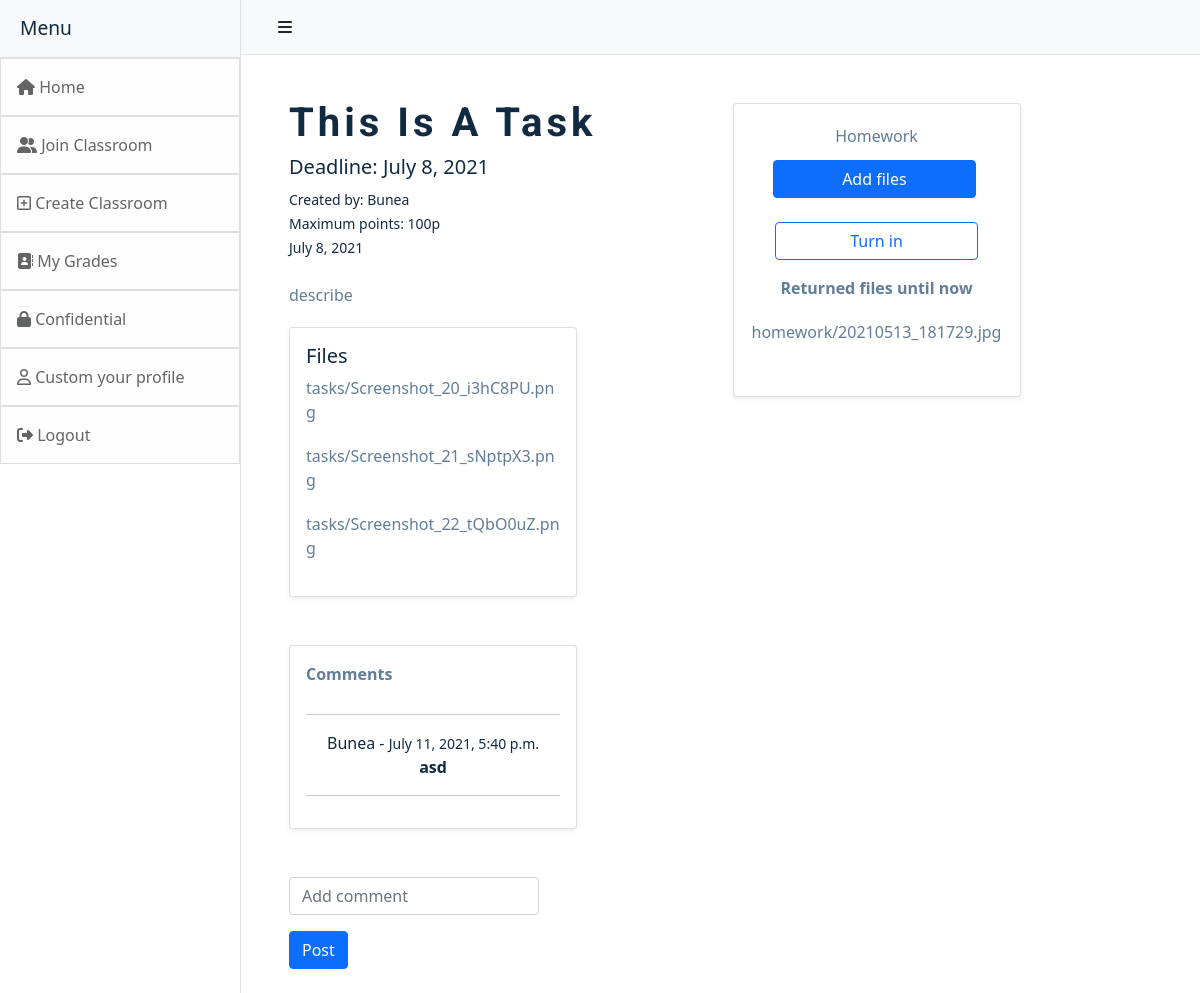
/task/23 (signed in), run on an earlier commit of the app's database.
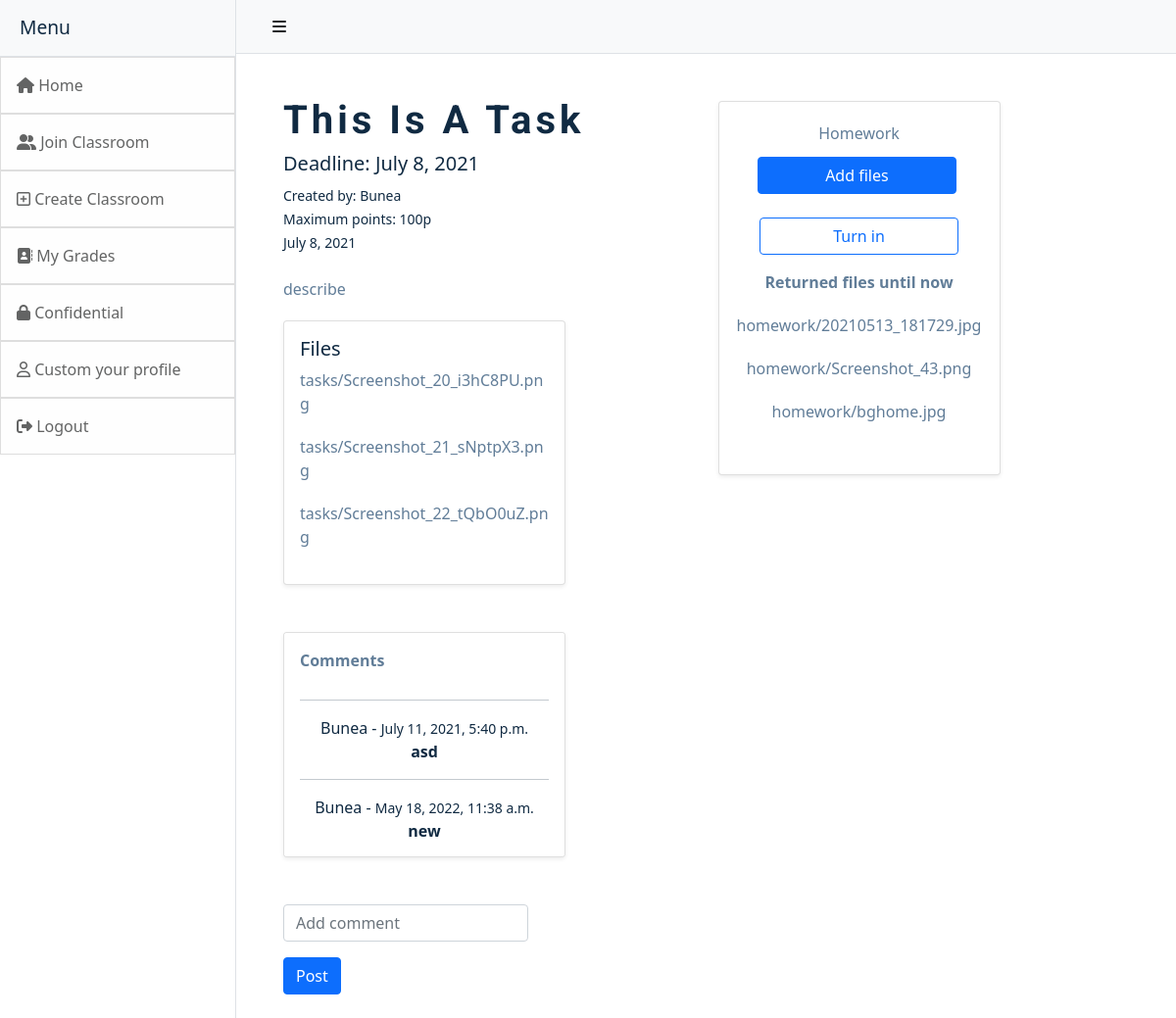
And on a later commit of the database.
### classroom/models.py (models this page shows)
class UploadTaskFiles(models.Model):
    file = models.FileField(blank=True,upload_to='tasks')
    task_number = models.CharField(blank = True, null=True,max_length=200)

class UploadFiles(models.Model):
    file = models.FileField(blank = True,upload_to = 'homework')
    author = models.ForeignKey(User, null=True, blank=True,on_delete=models.CASCADE,)
    task_number = models.IntegerField(blank = True, null=True)
    room_code = models.CharField(max_length=200,blank=True,null=True)

class Comments(models.Model):
    value = models.CharField(max_length=10000000000)
    date = models.DateTimeField(null=True,blank=True)
    author = models.ForeignKey(User, null=True, blank=True,on_delete=models.CASCADE,)
    room = models.CharField(max_length=200,blank=True,null=True)
    task_id=models.IntegerField(blank=True, null=True)

### classroom/views.py (the view)
# urls.py: path('task/<int:pk>',views.task,name='task'),
@login_required(login_url='login')
def task(request,pk):
    comment = request.POST.get('message')
    submit = request.POST.get('submit')
    submitFiles = request.POST.get("mySubmitButton")
    toAddFiles = request.FILES.getlist('file_field') #the added files by the user that are about to be turned in
    task = Upload_Task.objects.get(id = pk)
    files = UploadTaskFiles.objects.filter(task_number=pk) #the files posted by the teacher
    room = Room.objects.get(code = task.room_code)
    mark = Mark.objects.filter(user=request.user,task_number=pk)
    if submit:#daca se adauga comentarii
        Comments.objects.create(value=comment,date=datetime.datetime.now(),author =request.user,task_id=pk)
    if submitFiles:
        for f in toAddFiles:#pentru a incarca temele
            UploadFiles.objects.create(file=f,author=request.user,task_number=pk,room_code=task.room_code)
    messages = Comments.objects.filter(task_id=pk)
    returned_files = UploadFiles.objects.filter(task_number=pk)
    if mark.exists():
        return render(request,'task.html',{'task':task,'files':files,'room':room,'messages':messages,'returned_files':returned_files,'mark':mark[0].mark})
    return render(request,'task.html',{'task':task,'files':files,'room':room,'messages':messages,'returned_files':returned_files})

### classroom/templates/task.html (shortened to what the changed rows need)
<!DOCTYPE html>
{% extends 'base.html' %}
{% block content %}
<html>
    <head>
        {% load static %}
        <link rel="stylesheet" type="text/css" href="{% static 'css/index.css' %}">
    </head>
    <body>
        <div class="pt-5 container mt-0">
            <div class="row">
                <div class="col">
                    <div>
                        <h2 class="fw-bold">{{task.title}}</h2>
                        <small>Created by: {{task.author}}</small><br>
                        <small>Maximum points: {{task.max_points}}p</small><br>
                    </div>
                    <div class="mt-4">
                        <div class="card card-task mt-1  shadow-sm bg-body rounded mb-5">
                            <div class="card-body">
                                <h5 class="card-title">Files</h5>
                                {% for i in files %}
                                    <p>{{i.file}}</p>
                                {% endfor %}
                            </div>
                        </div>
                    </div>
                </div>
                <div class="col px-2">
                    <div class="card card-task shadow-sm bg-body rounded mb-5">
                        <div class="card-body" style="text-align:center">
                            {% if request.user != task.author %}
                                <form id='post-form' method="POST" enctype='multipart/form-data'>
                                    <label class="pt-2" id="myFiles"></label><br><br>
                                    <div class="py-3">
                                        <div class="overflow-auto" style="max-height:300px;">
                                            {% for i in returned_files %}
                                                <p>
                                                    {{i.file |slice:":100"|safe}}
                                                </p>
                                            {%endfor%}
                                        </div>
                                    </div>
                                </form>
                            {% else %}
                                <p class="fw-bold">See all the students who have turned in their homework</p>
                                <a href="{% url 'returned' task.pk%}" type='submit' id='mark' style='width:80%;' class="btn btn-primary" name='turn'>Returned</a>
                            {% endif %}
                        </div>
                    </div>
                </div>
                <div class="col">
                    <div class="card card-task shadow-sm bg-body rounded overflow-auto" style="max-height:230px;">
                        <div class="card-body">
                            <p class="fw-bold pb-2">Comments</p>
                            <hr>
                            {% for comm in messages %}
                                <div style="text-align:center">
                                    <div>
                                        <div class="fw-normal" style='display:inline-block;'>{{comm.author}} -</div>
                                        <small style='display:inline-block;'>{{comm.date}}</small>
                                        <div class="fw-bold" class='container'>{{comm.value}}</div>
                                    </div>
                                </div><hr>
                            {% endfor %}
                            </div>
                      </div>
                </div>
            </div>
        </div>
    </body>
</html><br>
{% endblock %}

What changed in the data, as far as the page shows it:
added UploadFiles: file "homework/Screenshot_43.png"
added UploadFiles: file "homework/bghome.jpg"
added Comments: author "Bunea", date "May 18, 2022, 11:38 a.m.", value "new"
